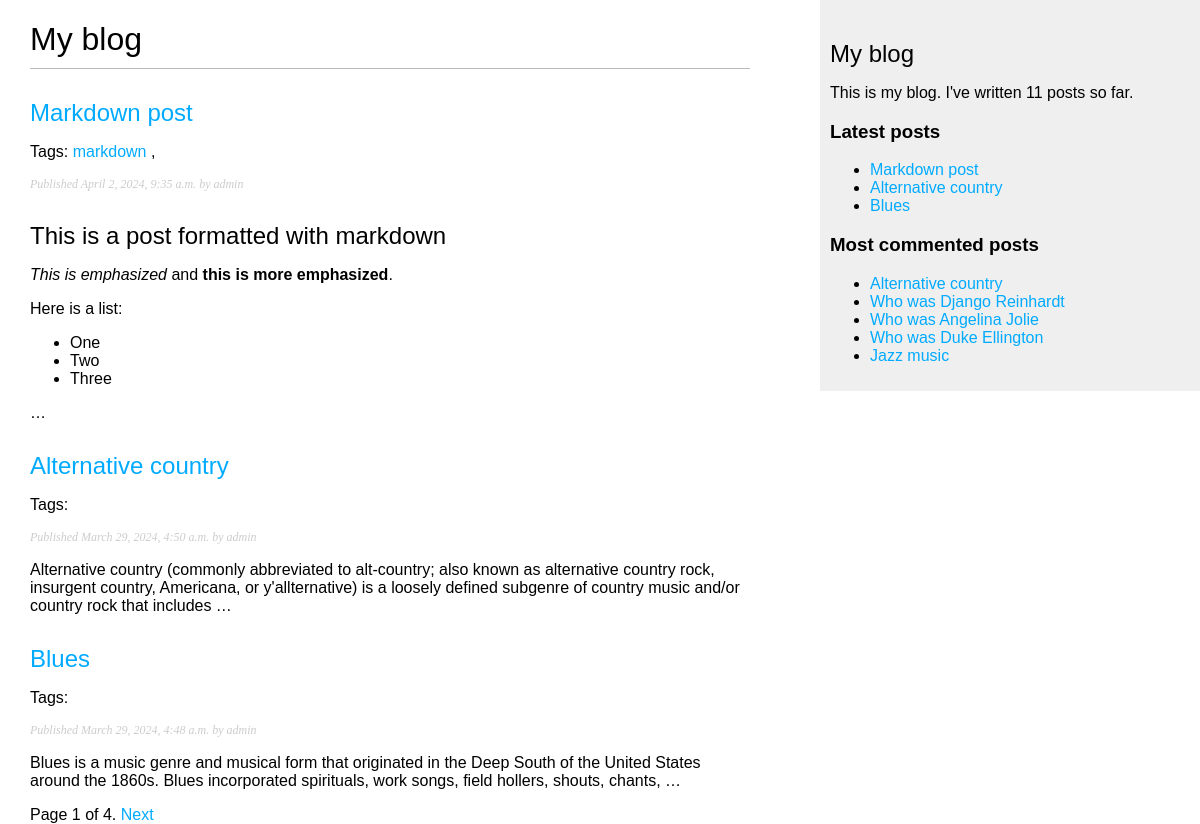
Screenshot of /blog/ with the database file from the repository.
### blog/models.py (models this page shows, shortened)
class Post(models.Model):
    class Status(models.TextChoices):
        DRAFT = 'DF', 'Draft'
        PUBLISHED = 'PB', 'Published'
    title = models.CharField(max_length=250)
    slug = models.SlugField(max_length=250, unique_for_date='publish')
    author = models.ForeignKey(User, on_delete=models.CASCADE, related_name='blog_posts')
    body = models.TextField()
    publish = models.DateTimeField(default=timezone.now)
    created = models.DateTimeField(auto_now_add=True)
    updated = models.DateTimeField(auto_now=True)
    status = models.CharField(max_length=2, choices=Status.choices, default=Status.DRAFT)
    objects = models.Manager()
    published = PublishedManager()
    tags = TaggableManager()
    class Meta:
        ordering = ['-publish']
        indexes = [
            models.Index(fields=['-publish']),
        ]
    def get_absolute_url(self):
        return reverse(viewname='blog:post_detail',
                       args=[
                           self.publish.year,
                           self.publish.month,
                           self.publish.day,
                           self.slug
                       ])

### blog/views.py (the view)
# urls.py: path('', views.post_list, name='post_list'),
def post_list(request, tag_slug=None):
    post_list = Post.published.all()
    tag = None
    if tag_slug:
        tag = get_object_or_404(Tag, slug=tag_slug)
        post_list = post_list.filter(tags__in=[tag])
    paginator = Paginator(post_list, per_page=3)
    page_number = request.GET.get('page', 1)
    try:
        posts = paginator.page(page_number)
    except PageNotAnInteger:
        posts = paginator.page(1)
    except EmptyPage:
        posts = paginator.page(paginator.num_pages)
    context = {
        'posts': posts,
        'tag': tag
    }
    return render(
        request=request,
        template_name='blog/post/list.html',
        context=context
    )

### blog/models.py (called while the page is built)
    def get_queryset(self):
        return super().get_queryset().filter(status=Post.Status.PUBLISHED)

### blog/templatetags/blog_tags.py (called while the page is built)
@register.simple_tag
def total_posts():
    return Post.published.count()

@register.inclusion_tag('blog/post/latest_posts.html')
def show_latest_posts(count=5):
    latest_posts = Post.published.order_by('-publish')[:count]
    return {'latest_posts': latest_posts}

@register.simple_tag
def get_most_commented_posts(count=5):
    return Post.published.annotate(total_comments=Count('comments')).order_by('-total_comments')[:count]

@register.filter(name='markdown')
def markdown_format(text):
    return mark_safe((markdown.markdown(text)))

### blog/templates/blog/post/list.html (shortened to what this page needs)
{% extends 'blog/base.html' %}
{% load blog_tags %}
{% block content %}
<h1>My blog</h1>
{% for post in posts %}
<h2>
    <a href="{{ post.get_absolute_url }}">
        {{ post.title }}
    </a>
</h2>
<p class="tags">
    Tags:
    {% for tag in post.tags.all %}
    <a href="{% url 'blog:post_list_by_tag' tag.slug %}">
        {{ tag.name }}
    </a>
    {% if not foorlop.last %}, {% endif %}
    {% endfor %}
</p>
<p class="date">
    Published {{ post.publish }} by {{ post.author }}
</p>
{{ post.body|markdown|truncatewords_html:30 }}
{% endfor %}
{% include 'inclutions/paginator.html' with page=posts %}
{% endblock %}

### blog/templates/blog/base.html (shortened to what this page needs)
{% load blog_tags %}
{% load static %}
<!DOCTYPE html>
<html lang="en">
<head>
    <link rel="stylesheet" href="{% static 'css/blog.css' %}">
</head>
<body>
    <div id="content">
        {% block content %}{% endblock %}
    </div>
    <div id="sidebar">
        <h2>My blog</h2>
        <p>
            This is my blog.
            I've written {% total_posts %} posts so far.
        </p>
        <h3>Latest posts</h3>
        {% show_latest_posts 3 %}
        <h3>Most commented posts</h3>
        {% get_most_commented_posts as most_commented_posts %}
        <ul>
            {% for post in most_commented_posts %}
            <li>
                <a href="{{ post.get_absolute_url }}">{{ post.title }}</a>
            </li>
            {% endfor %}
        </ul>
    </div>
</body>
</html>

### blog/templates/blog/post/latest_posts.html
<ul>
    {% for post in latest_posts %}
    <li>
        <a href="{{ post.get_absolute_url }}">{{ post.title }}</a>
    </li>
    {% endfor %}
</ul>

### blog/static/css/blog.css (style rules this page uses)
body { margin:0; padding:0; font-family:helvetica, sans-serif; }
a { color:#00abff; text-decoration:none; }
h1 { font-weight:normal; border-bottom:1px solid #bbb; padding:0 0 10px 0; }
h2 { font-weight:normal; margin:30px 0 0; }
#content { float:left; width:60%; padding:0 0 0 30px; }
#sidebar { float:right; width:30%; padding:10px; background:#efefef; height:100%; }
p.date { color:#ccc; font-family: georgia, serif; font-size: 12px; font-style: italic; }

### rows the page displays
Post: title "Markdown post", publish "April 2, 2024, 9:35 a.m.", author "admin", body "This is a post formatted with markdown This is emphasized and this is more emphasized . Here is a list: One Two Three …"
Tag: name "markdown"
Post: title "Alternative country", publish "March 29, 2024, 4:50 a.m.", author "admin", body "Alternative country (commonly abbreviated to alt-country; also known as alternative country rock, insurgent country, Americana, or y'allternative) is a loosely defined subgenre of country music and/or country rock that includes …"
Post: title "Blues", publish "March 29, 2024, 4:48 a.m.", author "admin", body "Blues is a music genre and musical form that originated in the Deep South of the United States around the 1860s. Blues incorporated spirituals, work songs, field hollers, shouts, chants, …"
Post: title "Who was Django Reinhardt"
Post: title "Who was Angelina Jolie"
Post: title "Who was Duke Ellington"
Post: title "Jazz music"

### other values shown
{{ page.number }} "1"
{{ page.paginator.num_pages }} "4"
